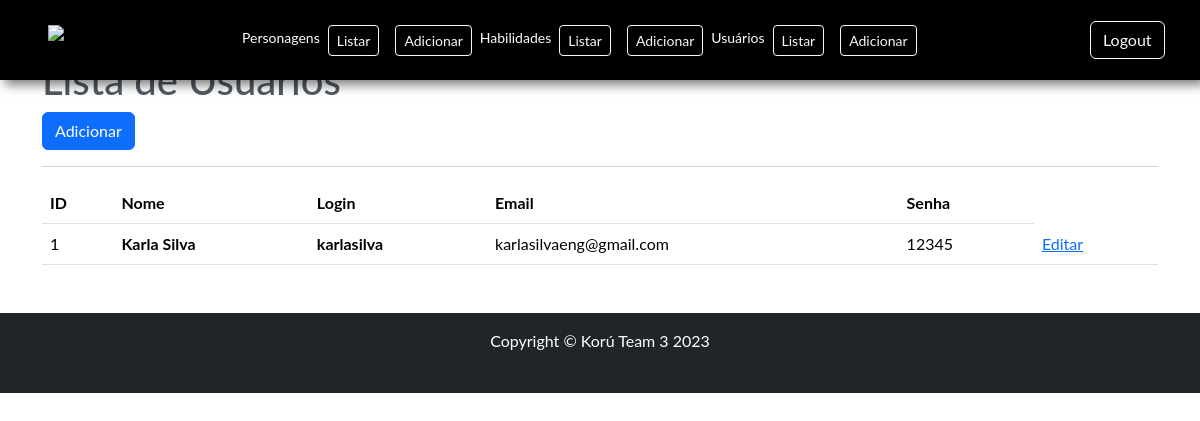
Page /admin/usuarios on the committed database.
### tables this page shows
CREATE TABLE "usuarios" (
	"id"	INTEGER,
	"nome"	TEXT,
	"login"	TEXT,
	"email"	TEXT,
	"senha"	TEXT,
	PRIMARY KEY("id" AUTOINCREMENT)
);

### app.py (the view)
@app.route("/admin/usuarios")
def home_usuario_admin():
    lista_usuarios = db_utils.retornar_usuarios()
    return render_template("admin/listar-usuarios.html", usuarios=lista_usuarios,)

### db_utils.py (called while the page is built)
def retornar_usuarios():
    try:
        conn = sqlite3.connect("database.db")
        cursor = conn.cursor()
        sql_select = "SELECT * FROM usuarios"
        cursor.execute(sql_select)
        usuarios = cursor.fetchall()
        conn.close()
        return usuarios
    except:
        return False

### templates/admin/listar-usuarios.html
{% extends 'base-admin.html' %}
{% block content %}
<div>
    <h1>Lista de Usuarios</h1>
    <a href="{{ url_for('editar_usuario', id = 0)}}" class="btn btn-primary"> Adicionar</a>
    <hr>
    <table class="table">
        <thead>
            <tr>
                <th>ID</th>
                <th>Nome</th>
                <th>Login</th>
                <th>Email</th>
                <th>Senha</th>
            </tr>
        </thead>
        <tbody>
            {% for id, nome, login, email, senha in usuarios %}
            <tr>
                <td>{{ id }}</td>
                <td><strong>{{ nome }}</strong></td>
                <td><strong>{{ login }}</strong></td>
                <td>{{ email  }}</td>
                <td>{{ senha }}</td>
                <td><a href="{{ url_for('editar_usuario', id = id)}}">Editar</a></td>
            </tr>
            {% endfor %}
        </tbody>
    </table>
</div>
{% endblock %}

### static/css/style.css (style rules this page uses)
* { margin: 0; padding: 0; box-sizing: border-box; }
body { overflow-x: hidden; font-family: 'Lato', sans-serif; color: hsl(210, 10%, 35%); }

### rows in the picture
usuarios: id "1", nome "Karla Silva", login "karlasilva", email "karlasilvaeng@gmail.com", senha "12345"
